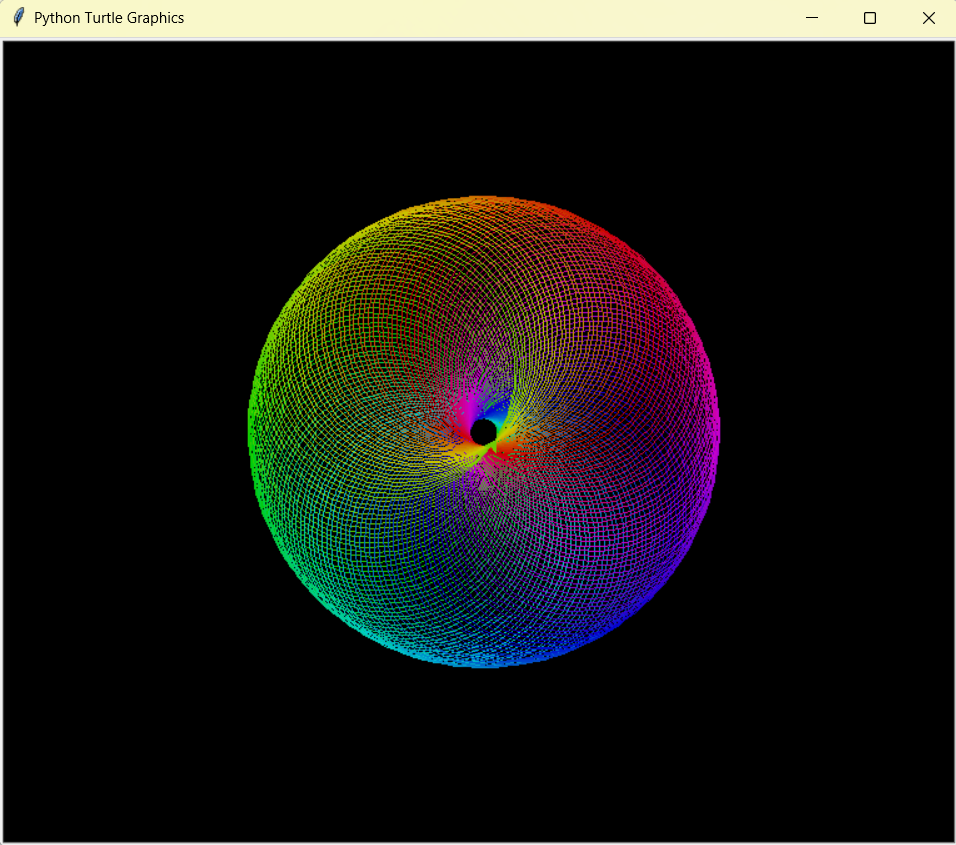

Recreate this plot in Python.
import turtle
import colorsys
t = turtle.Turtle()
s = turtle.Screen().bgcolor('Black')
t.speed(0)
n = 70
h = 0
for i in range (360):
    c = colorsys.hsv_to_rgb(h,1,0.8)
    h+= 1/n
    t.color(c)
    t.left(1)
    t.fd(1)
    for j in range(2):
        t.left(2)
        t.circle(100)
